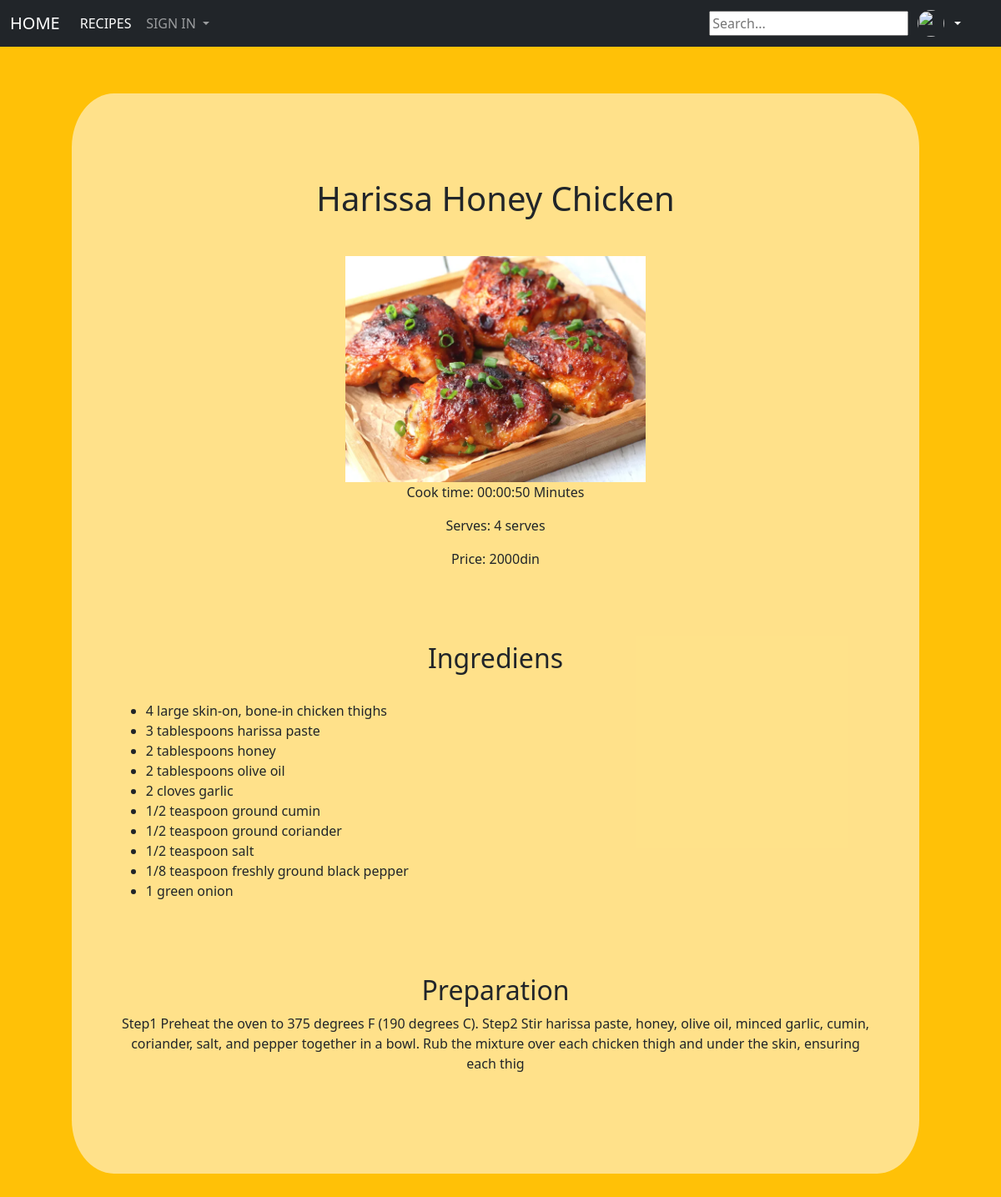
The page /html/rec_food.php?receipt_id=35 on the database its author committed.
### tables this page shows
CREATE TABLE `receipt` (
  `receipt_id` int(20) NOT NULL,
  `img` varchar(255) NOT NULL,
  `paragraph` varchar(255) NOT NULL,
  `price` int(11) NOT NULL,
  `food_name` varchar(255) NOT NULL,
  `your_name` varchar(255) NOT NULL,
  `time` time NOT NULL,
  `servings` varchar(255) NOT NULL,
  `activated` tinyint(1) NOT NULL,
  `activation_token` varchar(64) NOT NULL,
  `activation_expire` datetime NOT NULL DEFAULT current_timestamp(),
  `categories` varchar(100) NOT NULL,
  `likes` tinyint(1) NOT NULL
);

### html/rec_food.php (the view, shortened to what this page needs)
<?php
require "db_conn.php";
$ingrediens_names = [];
$quantities = [];
if(isset($_GET['receipt_id'])){
  $receipt_id = $_GET['receipt_id'];
}
$food_name_query = "SELECT food_name FROM receipt WHERE receipt_id = '$receipt_id'";
$time_query = "SELECT time FROM receipt WHERE receipt_id = '$receipt_id'";
$price_query = "SELECT price FROM receipt WHERE receipt_id = '$receipt_id'";
$paragraph_query = "SELECT paragraph FROM receipt WHERE receipt_id = '$receipt_id'";
$servings_query = "SELECT servings FROM receipt WHERE receipt_id = '$receipt_id'";
$img_query = "SELECT img FROM receipt WHERE receipt_id = '$receipt_id'";
$ingrediens_query = "SELECT i.name, ri.quantity FROM ingrediens i
                     JOIN receipt_ingredient ri ON i.ingrediens_id = ri.ingrediens_id
                     WHERE ri.receipt_id = '$receipt_id'";
$food_name_result = $conn->query($food_name_query);
$time_result = $conn->query($time_query);
$price_result = $conn->query($price_query);
$paragraph_result = $conn->query($paragraph_query);
$servings_result = $conn->query($servings_query);
$img_result = $conn->query($img_query);
$ingrediens_result = $conn->query($ingrediens_query);
if ($food_name_result->num_rows > 0) {
  $row = $food_name_result->fetch_assoc();
  $food_name = $row['food_name'];
}
if ($time_result->num_rows > 0) {
  $row = $time_result->fetch_assoc();
  $time = $row['time'];
}
if ($price_result->num_rows > 0) {
  $row = $price_result->fetch_assoc();
  $price = $row['price'];
}
if ($paragraph_result->num_rows > 0) {
  $row = $paragraph_result->fetch_assoc();
  $paragraph = $row['paragraph'];
}
if ($servings_result->num_rows > 0) {
  $row = $servings_result->fetch_assoc();
  $servings = $row['servings'];
}
if ($img_result->num_rows > 0) {
  $row = $img_result->fetch_assoc();
  $img = $row['img'];
}
if ($ingrediens_result->num_rows > 0) {
  while($row = $ingrediens_result->fetch_assoc()) {
    $ingrediens_names[] = $row['name'];
    $quantities[] = $row['quantity'];
  }
}
?>
<!DOCTYPE html>
<html>
<head>
  <link href="https://cdn.jsdelivr.net/npm/bootstrap@5.0.2/dist/css/bootstrap.min.css" rel="stylesheet"
>
  <link rel="stylesheet" href="../style.css">
</head>
<body>
  <nav class="navbar navbar-expand-lg navbar-dark bg-dark">
    <div class="container-fluid">
      <a class="navbar-brand" href="../index.php">HOME</a>
      <div class="collapse navbar-collapse" id="navbarSupportedContent">
        <ul class="navbar-nav me-auto mb-2 mb-lg-0">
          <li class="nav-item">
            <a class="nav-link active" aria-current="page" href="rec.html">RECIPES</a>
          </li>
          <li class="nav-item dropdown">
            <a class="nav-link dropdown-toggle" href="sign_in.php" id="navbarDropdown" role="button" data-bs-toggle="dropdown" aria-expanded="false">
              SIGN IN
            </a>
          </li>
        </ul>
        <form class="d-flex" action="search_ing.php" method="get">
                <input type="text" id="searchInput" onkeyup="showResult(this.value)" placeholder="Search...">
            </form>
        <div class="dropdown">
          <a href="#" class="d-flex align-items-center text-white text-decoration-none dropdown-toggle" id="dropdownUser1"
          data-bs-toggle="dropdown" aria-expanded="false">
          <img src="images/<?php if (isset($_SESSION['img'])) { echo htmlspecialchars($_SESSION['img']); } ?>" alt="" width="32" height="32" class="rounded-circle me-2">
          </a>
        </div>
      </div>
    </div>
  </nav>
  <div class="container">
    <div class="row">
      <div class="col order-md-6 receipt_body">
        <h1><?php echo $food_name; ?></h1>
        <img class="img_2" src="images/<?php echo $img?>">
        <div class="col order-md-6">
          <p>Cook time: <?php echo $time; ?> Minutes</p>
          <p>Serves: <?php echo $servings; ?> serves</p>
          <p>Price: <?php echo $price; ?>din</p>
        </div>
        <br><br><br>
        <h2>Ingrediens</h2>
        <br>
        <ul class="rec_ingrediens_list">
          <?php foreach($ingrediens_names as $key => $ingrediens) { ?>
            <li><?php echo $quantities[$key] . ' ' . $ingrediens; ?></li>
          <?php } ?>
        </ul>
        <br><br><br>
        <h2>Preparation</h2>
        <p><?php echo $paragraph; ?></p><br><br>
      </div>
    </div>
  </div>
</body>
</html>

### style.css (style rules this page uses)
body { background-color: #ffc107; }
.receipt_body { background-color: rgba(255, 255, 255, 0.528); margin:5%; padding:5%; border-radius: 5%; text-align: center; }
.receipt_body h1 { margin:5% auto; }
.img_2 { width:40%; }
nav { padding-right:3%; }
.dropdown { margin-left: 1%; }
.row { margin-right:0; }
.rec_ingrediens_list { text-align: left; }
a { color: #000; text-decoration: none; }

### rows shown on the page
receipt: food_name "Harissa Honey Chicken", img (picture), time "00:00:50", servings "4", price "2000", paragraph "Step1 Preheat the oven to 375 degrees F (190 degrees C). Step2 Stir harissa paste, honey, olive oil, minced garlic, cumin, coriander, salt, and pepper together in a bowl. Rub the mixture over each chicken thigh and under the skin, ensuring each thig"

### other values the page prints
$quantities[$key] "4"
$ingrediens "large skin-on, bone-in chicken thighs"
$quantities[$key] "3 tablespoons"
$ingrediens "harissa paste"
$quantities[$key] "2 tablespoons"
$ingrediens "honey"
$ingrediens "olive oil"
$quantities[$key] "2 cloves"
$ingrediens "garlic"
$quantities[$key] "1/2 teaspoon"
$ingrediens "ground cumin"
$ingrediens "ground coriander"
$ingrediens "salt"
$quantities[$key] "1/8 teaspoon"
$ingrediens "freshly ground black pepper"
